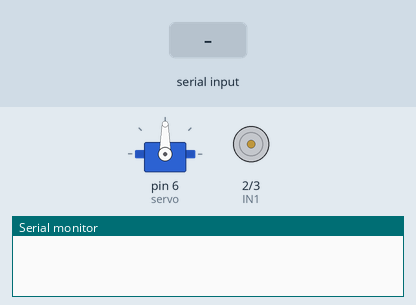
Recording of a sketch running on a simulated Arduino Uno, built with avr-gcc and run on an emulated ATmega328P. Parts: servo, motor-driver pin pairs drawn as motors (green arrow = first pin HIGH = forward, orange = second pin HIGH = backward, longer = more drive, scaled by the enable pin), the last lines printed to the serial monitor. The test bench sets the inputs (shaded band).

Above: at 1.2 s.
1.3 s: "F" received over Serial
At 1.8 s:
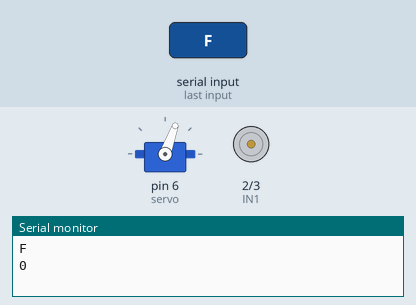
2.8 s: "B" received over Serial
4.3 s: "S" received over Serial
Timing chart, 0 to 7.3 s (numbered marks = the images above; inputs shaded):
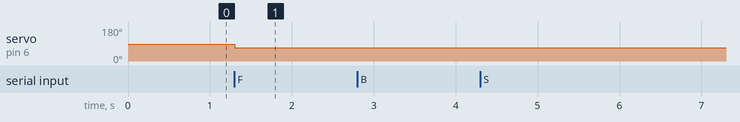

The sketch:

spped_car_blutooth_1.1.ino
```cpp
#include <Servo.h>
Servo servo;

#define IN1 2
#define IN2 3

#define ENA A0

char value;
int Speed=0;
int h=80;//angle
void setup() {
  Serial.begin(9600);
  pinMode(IN1, OUTPUT);
  pinMode(IN2, OUTPUT);

  pinMode(ENA, OUTPUT);

  servo.attach(6);
}

void loop() {
  if(!Serial.available()){
    for(int i=0;i<600;i++){
      if(Serial.available()) break;
      delay(10);
      if(i==599)Stop();
    }
  }


  if (Serial.available() > 0) {
    value = Serial.read();
    Serial.println(value);
    Serial.println(Speed);

    if (value == 'F') {
      Forward();
    }
    else if (value == 'B') {
      Backward();
    }
    else if (value == 'S') {
      Stop();
    }
    else if (value == 'L') {
      Left();
    }
    else if (value == 'R' ) {
      Right();
    }
    else if(value== 'A'){
      Speed=150;
    }
    else if(value== 'C'){
      Speed=200;
    }
    else if(value== 'D'){
      Speed=250;
    }
    else if(value=='E'){
      Speed=255;
    }
    else if(value== 'Z'){
      //party1();
    }
    else if(value== 'Y'){
      //party2();
    }
    else if(value== 'X'){
      //party3();
    }
    else if(value== 'W'){
      //party4();
    }
  }
}

void Forward() {
  h=70;
  servo.write(h);
  analogWrite(ENA, Speed);

  digitalWrite(IN1, HIGH);
  digitalWrite(IN2, LOW);

}
void Backward() {
  h=70;
  servo.write(h);
  analogWrite(ENA, Speed);

  digitalWrite(IN1, LOW);
  digitalWrite(IN2, HIGH);
}
void Stop() {
  digitalWrite(IN1, LOW);
  digitalWrite(IN2, LOW);
}
void Left() {
  h+=10;
  servo.write(h);

}
void Right() {
  h-=10;
  servo.write(h);
}
void party1(){
    Speed=200;
    Forward();
    delay(2000);
    Left();
    delay(2000);
    Right();
    delay(2000);
    Forward();
    delay(2000);
    Left();
    delay(2000);
    Right();
    delay(2000);
    Backward();
    delay(10000);
    Stop();
  }
```

Measured:
- after the input at 1.3 s, servo on pin 6 (servo): 90° → 70° at once
